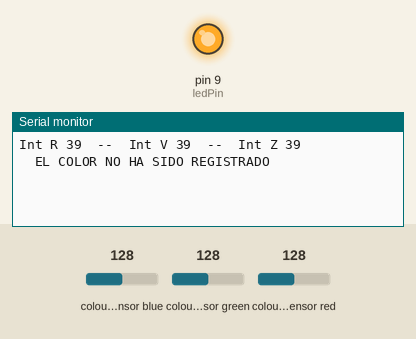
Recording of a sketch running on a simulated Arduino Uno, built with avr-gcc and run on an emulated ATmega328P. On the bench: output pins drawn as LEDs (lit = HIGH), the last lines printed to the serial monitor. Wiring (inferred from the names in the program): TCS3200 colour sensor: output pin 8; S2 pin 6; S3 pin 7; S0 pin 4; S1 pin 5. Inputs (shaded band) come from the test bench; at power-on: colour sensor blue 128, colour sensor green 128, colour sensor red 128. Pins used as bus, display or sensor lines are not drawn.

Above: at 1.2 s.
1.3 s: colour sensor blue set to 5
At 1.7 s:
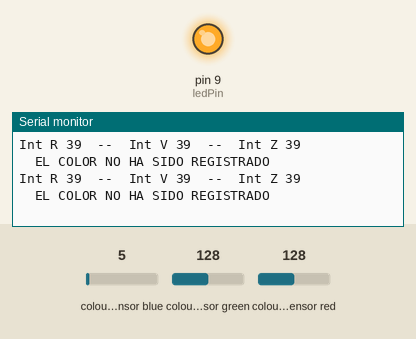
4.3 s: colour sensor green set to 191
At 5.4 s:
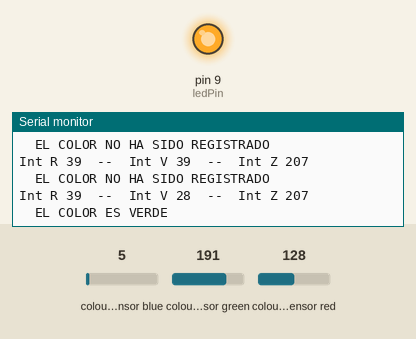

Measured:
- after the input at 4.3 s, the serial monitor: prints a new line after 0.57 s (image 2)

The sketch:

Prueba_DetectorColor.ino
```cpp
//CODIGO PARA SENSOR DE COLORES


const int s0 = 4;
const int s1 = 5;
const int s2 = 6;
const int s3 = 7;
const int out = 8;
const int ledPin = 9; // Ajusta según el pin que uses para los LEDs


void setup()
{
  Serial.begin(9600);
  pinMode(s0, OUTPUT);
  pinMode(s1, OUTPUT);
  pinMode(s2, OUTPUT);
  pinMode(s3, OUTPUT);
  pinMode(out, INPUT);
  pinMode(ledPin, OUTPUT);

  digitalWrite(ledPin, HIGH); // Enciende los LEDs
  digitalWrite(s0, HIGH);
  digitalWrite(s1, HIGH);


}

void loop()
{
int R = getRojo();
delay(200);
int V = getVerde();
delay(200);
int A = getAzul();
delay(200);


Serial.print("Int R "+ String(R));
Serial.print("  --  Int V "+ String(V));
Serial.println("  --  Int Z "+ String(A));


//Verde: R50 V48 A49
//Rojo: R14 V34 A30
//Azul: R62 V47 A31

  if ( R > V && V < A && R > 30 && R < 55 ) {
    Serial.print("  EL COLOR ES VERDE");
  }
  else if (R < V  && V > A && R >= 10 && V >= 30) {
    Serial.print("  EL COLOR ES ROJO");
  }
  else if (R > V && R > A && R > 10 && R <= 70  ) {
    Serial.print("  EL COLOR ES AZUL");
  }
  else
  {
    Serial.print("  EL COLOR NO HA SIDO REGISTRADO");
  }
  Serial.println(" ");


}

int getRojo(){
  //leer color rojo
  digitalWrite(s2, LOW);
  digitalWrite(s3, LOW);
  int ROJO = pulseIn(out, LOW);
  return ROJO;
}


int getAzul(){
  //leer color azul
  digitalWrite(s2, LOW);
  digitalWrite(s3, HIGH);
  int AZUL = pulseIn(out, LOW);
  return AZUL;
}


int getVerde(){
  //leer color verde
  digitalWrite(s2, HIGH);
  digitalWrite(s3, HIGH);
  int VERDE = pulseIn(out, LOW);
  return VERDE;
}
```
